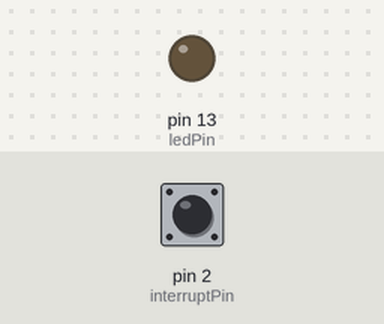
The sketch below on a simulated Arduino Uno, built with avr-gcc and run on an emulated ATmega328P. Parts: output pins drawn as LEDs (lit = HIGH). The test bench sets the inputs (shaded band); at power-on: pin 2 (interruptPin) HIGH. What the sketch prints to the serial monitor is not drawn.

Above: at 1.2 s.
1.3 s: pin 2 (interruptPin) pulled LOW for 0.15 s
At 2.7 s:
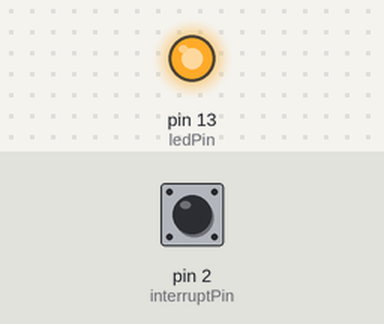
3.0 s: pin 2 (interruptPin) pulled LOW for 1 s
At 4.9 s:
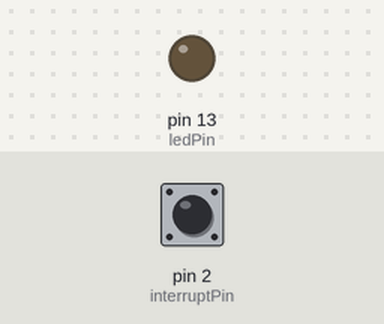
5.5 s: pin 2 (interruptPin) pulled LOW for 3.2 s
At 9.8 s:
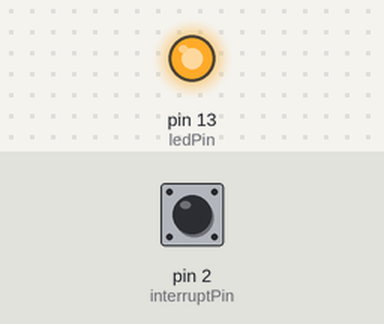
Timing chart, 0 to 11.3 s (numbered marks = the images above; inputs shaded):
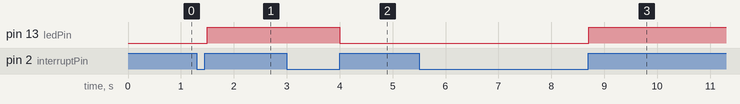

The sketch:

teste_interrupt.ino
```cpp
const byte ledPin = LED_BUILTIN;
    const byte interruptPin = 2;
    volatile byte state = LOW;

    void setup() {
      pinMode(ledPin, OUTPUT);
      pinMode(interruptPin, INPUT_PULLUP);
      attachInterrupt(digitalPinToInterrupt(interruptPin), blink, RISING);
      Serial.begin(9600);
    }

    void loop() {
      digitalWrite(ledPin, state);
      Serial.println(digitalRead(interruptPin));
      delay(100);
    }

    void blink() {
      state = !state;
    }
```

Measured:
- after the input at 1.3 s, pin 13 (ledPin): LOW → HIGH after 0.20 s
- after the input at 3.0 s, pin 13 (ledPin): HIGH → LOW after 1.0 s
- after the input at 5.5 s, pin 13 (ledPin): LOW → HIGH after 3.2 s
